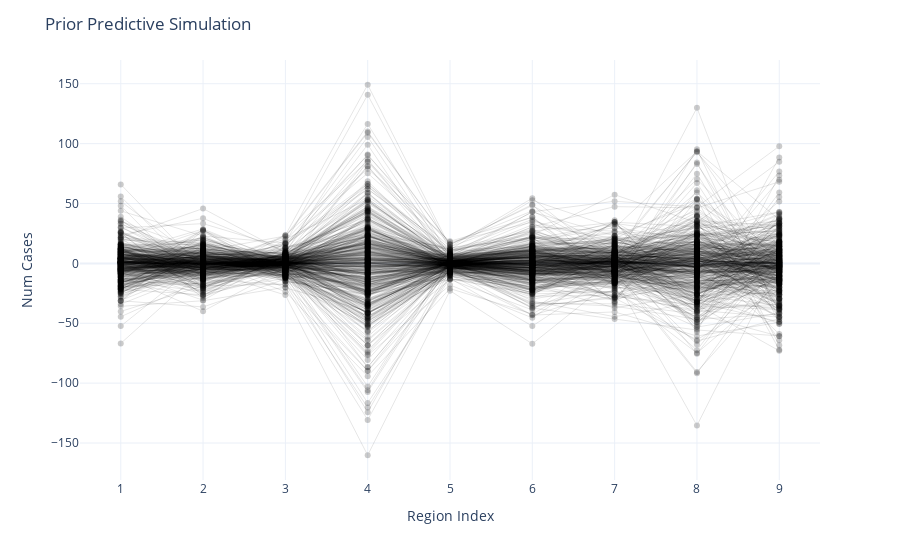

Notebook source saved alongside this figure:
### Code cell
agg_gp_predictive = Predictive(gp_aggr, num_samples = 500)
agg_gp_preds = agg_gp_predictive(args)
agg_gp_draws = agg_gp_preds["gp_aggr_m1"]

p1 = px.line()
#map(lambda x: p1.add_scatter(x = np.arange(1,10), y = agg_gp_draws[x :]), np.arange(len(agg_gp_draws)))

for i in range(len(agg_gp_draws)):
    p1.add_scatter(
        x = np.arange(1,10), 
        y = agg_gp_draws[i, :].to("cpu").numpy(), 
        line_color = "black", 
        line_width = 0.5,
        opacity = 0.2
    )
p1.update_layout(
    template = "plotly_white", 
    xaxis_title = "Region Index", yaxis_title = "Num Cases", 
    title = "Prior Predictive Simulation",
    showlegend = False
)
p1.show()
